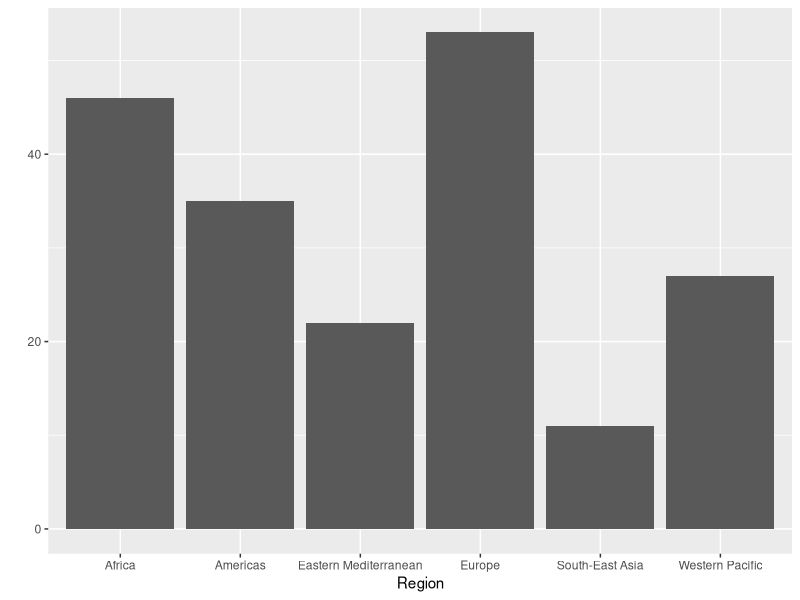
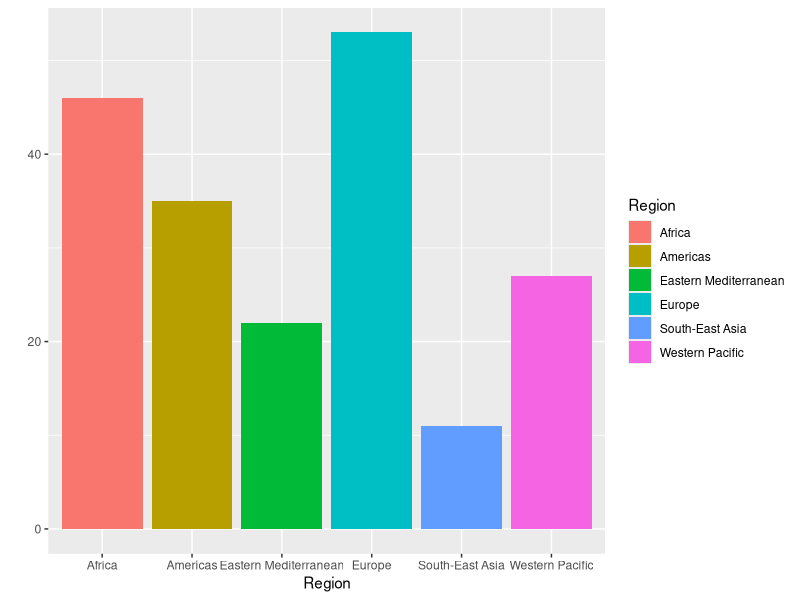
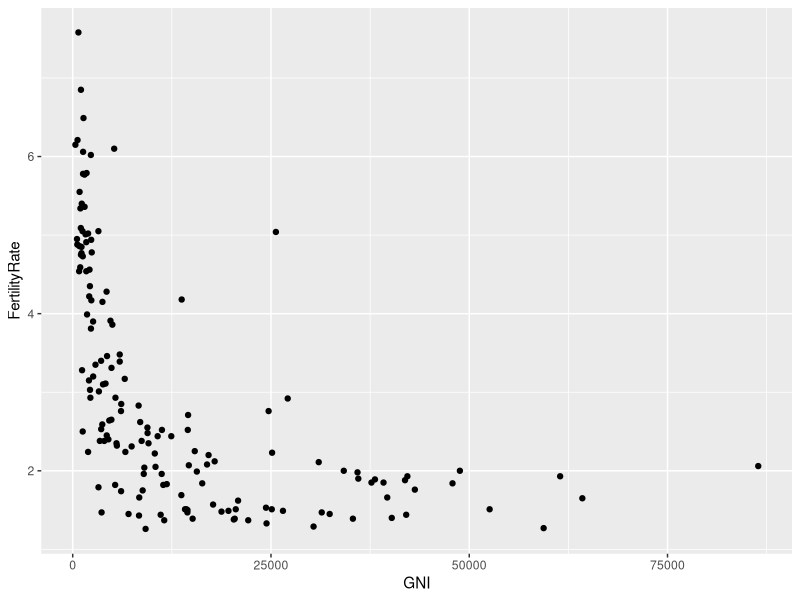
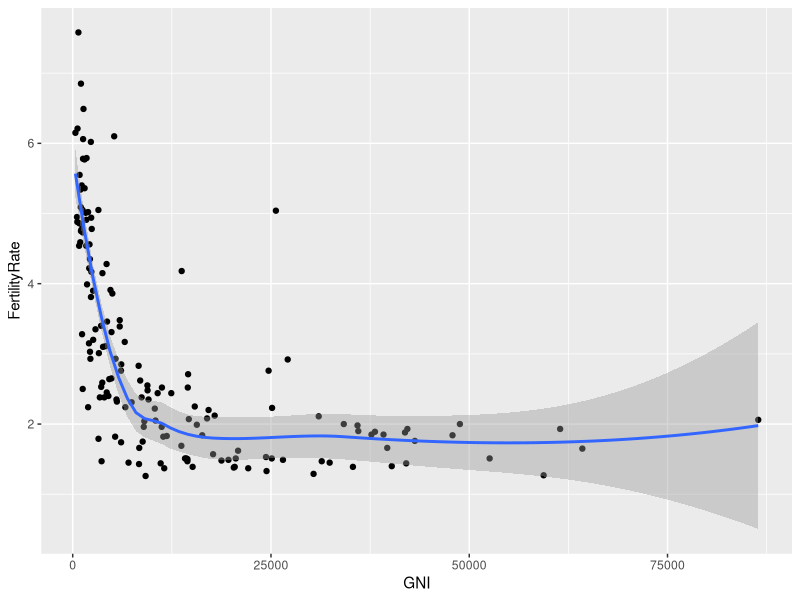
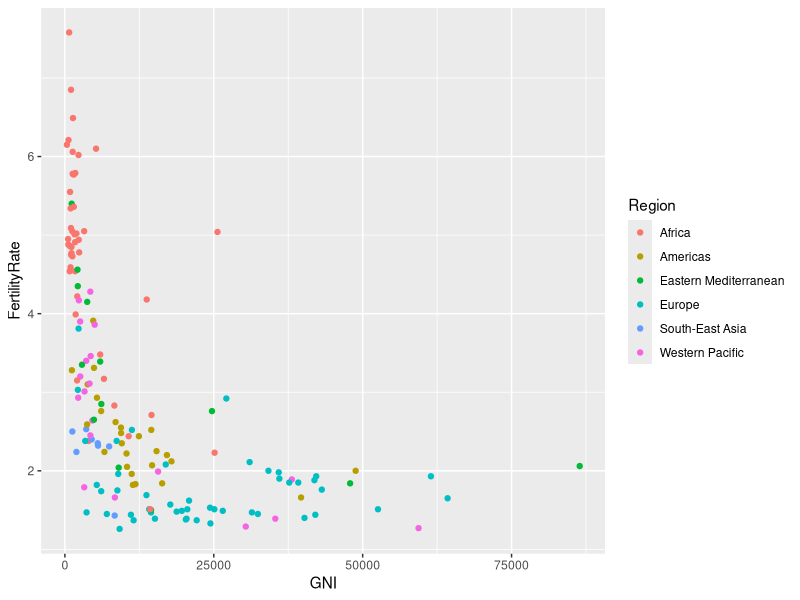
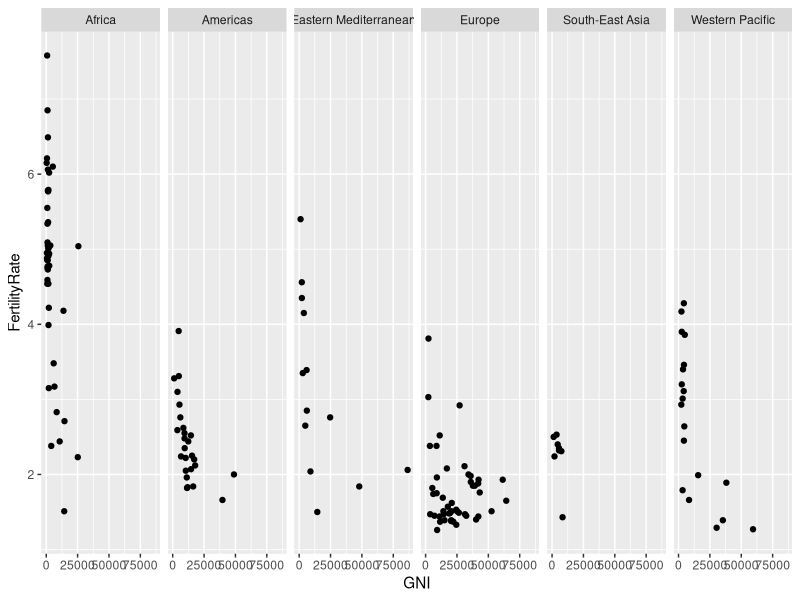
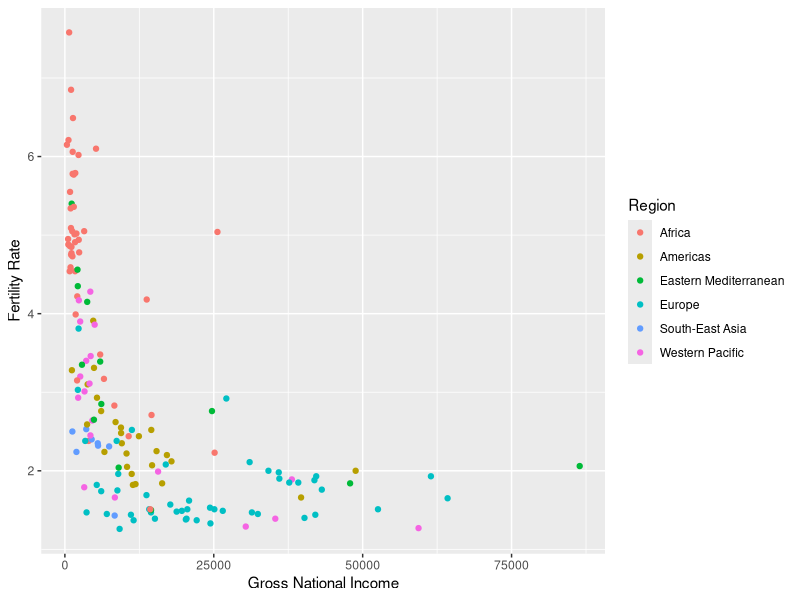
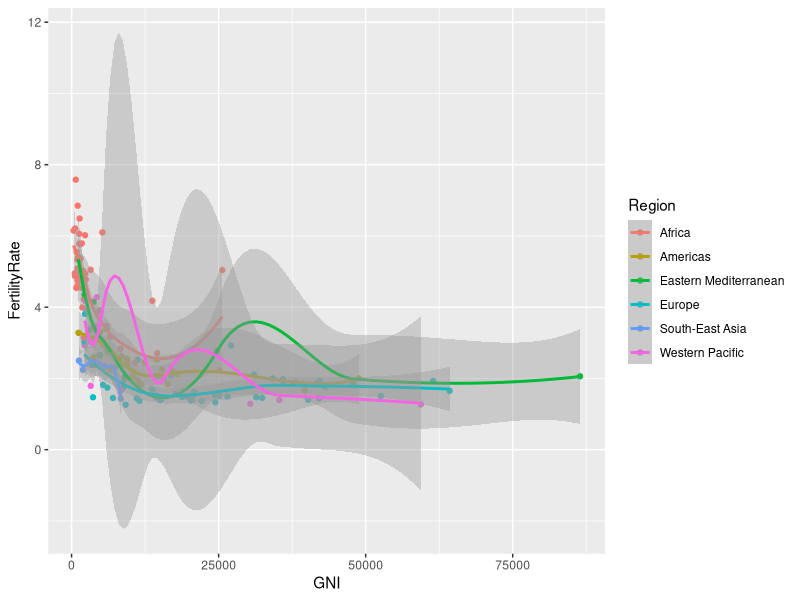

Recreate these plots in R, in order.
## ---- chunk 1
#install.packages("ggplot2")
## ---- chunk 2
library(ggplot2)
WHO <- read.csv("WHO.csv")
WHO
str(WHO)
which(WHO$Country=="Singapore")
WHO[155,]
summary(WHO$Over60)
summary(WHO$Under15)
## ---- chunk 3
qplot(Region,data=WHO)
qplot(Region,fill=Region,data=WHO)
help(qplot)

#bar <- ggplot(WHO) + geom_bar(mapping = aes(x = Region, fill = Region), show.legend = FALSE, width = 1) +  theme(aspect.ratio = 1) + labs(x = NULL, y = NULL)
#bar
#bar + coord_flip()
#bar + coord_polar()
## ---- chunk 4
qplot(GNI,FertilityRate,data=WHO,na.rm=T)

qplot(GNI,FertilityRate,data=WHO,na.rm=T,geom=c("point","smooth"))

qplot(GNI,FertilityRate,data=WHO,na.rm=T,color=Region)

qplot(GNI,FertilityRate,data=WHO,na.rm=T,facets=.~Region)

qplot(GNI,FertilityRate,data=WHO,na.rm=T,color=Region, xlab="Gross National Income", ylab="Fertility Rate")

qplot(GNI,FertilityRate,data=WHO,na.rm=T,color=Region,geom=c("point","smooth"))

## ---- chunk 5
subset(WHO,LiteracyRate>90)
WHOL<-subset(WHO,LiteracyRate>90)

qplot(GNI,LiteracyRate,data=WHOL,na.rm=T)

qplot(GNI,LiteracyRate,data=WHOL,na.rm=T,color=Region)

## ---- chunk 6
qplot(GNI,LifeExpectancy,data=WHO,na.rm=T,color=Region)

qplot(GNI,LifeExpectancy,data=WHO,na.rm=T,facets=.~Region)
## ---- chunk 7
# a<-ggplot(WHO,aes(x=GNI,y=FertilityRate))
# 
# a+geom_point(na.rm=TRUE)+geom_smooth(na.rm=TRUE)+ ggtitle("Fertility Rate vs. Gross National Income") + xlab("Gross National Income") + ylab("Fertility Rate")
# 
# a+geom_point(na.rm=TRUE)+facet_grid(.~Region)+ ggtitle("Fertility Rate vs. Gross National Income") + xlab("Gross National Income") + ylab("Fertility Rate")
#   
# a+geom_point(na.rm=TRUE)+facet_wrap(~Region,nrow=2)+ ggtitle("Fertility Rate vs. Gross National Income") + xlab("Gross National Income") + ylab("Fertility Rate")
# 
# acol<-ggplot(WHO,aes(x=GNI,y=FertilityRate,color=Region))
# 
# acol+geom_point(na.rm=TRUE)+ ggtitle("Fertility Rate vs. Gross National Income") + xlab("Gross National Income") + ylab("Fertility Rate")
# 
# acol+geom_point(na.rm=TRUE)+geom_smooth(na.rm=TRUE)+ ggtitle("Fertility Rate vs. Gross National Income") + xlab("Gross National Income") + ylab("Fertility Rate")

# b<-ggplot(WHO,aes(x=GNI,y=LiteracyRate,color=Region))+ggtitle("Literacy Rate vs. Gross National Income") + xlab("Gross National Income") + ylab("Literacy Rate")
# 
# b+geom_point(na.rm=TRUE)
# 
# subset(WHO,GNI>75000)
# #
#  WHOL<-subset(WHO,LiteracyRate>90)
# #
# c<-ggplot(WHOL,aes(x=GNI,y=LiteracyRate,color=Region))
# c+geom_point(na.rm=TRUE)+ggtitle("Literacy Rate vs. Gross National Income (top 90 percent literacy)") + xlab("Gross National Income") + ylab("Literacy Rate")
# 
# d<-ggplot(WHO,aes(x=GNI,y=LifeExpectancy,color=Region))
# d+geom_point(na.rm=TRUE)+ggtitle("Life Expectancy vs. Gross National Income") + xlab("Gross National Income") + ylab("Life Expectancy")
# ggplot(WHO,aes(x=GNI,y=LifeExpectancy))+geom_point(na.rm=TRUE)+ facet_wrap(~Region,nrow=2)+ggtitle("Literacy Rate vs. Gross National Income") + xlab("Gross National Income") + ylab("Life Expectancy")
# 
